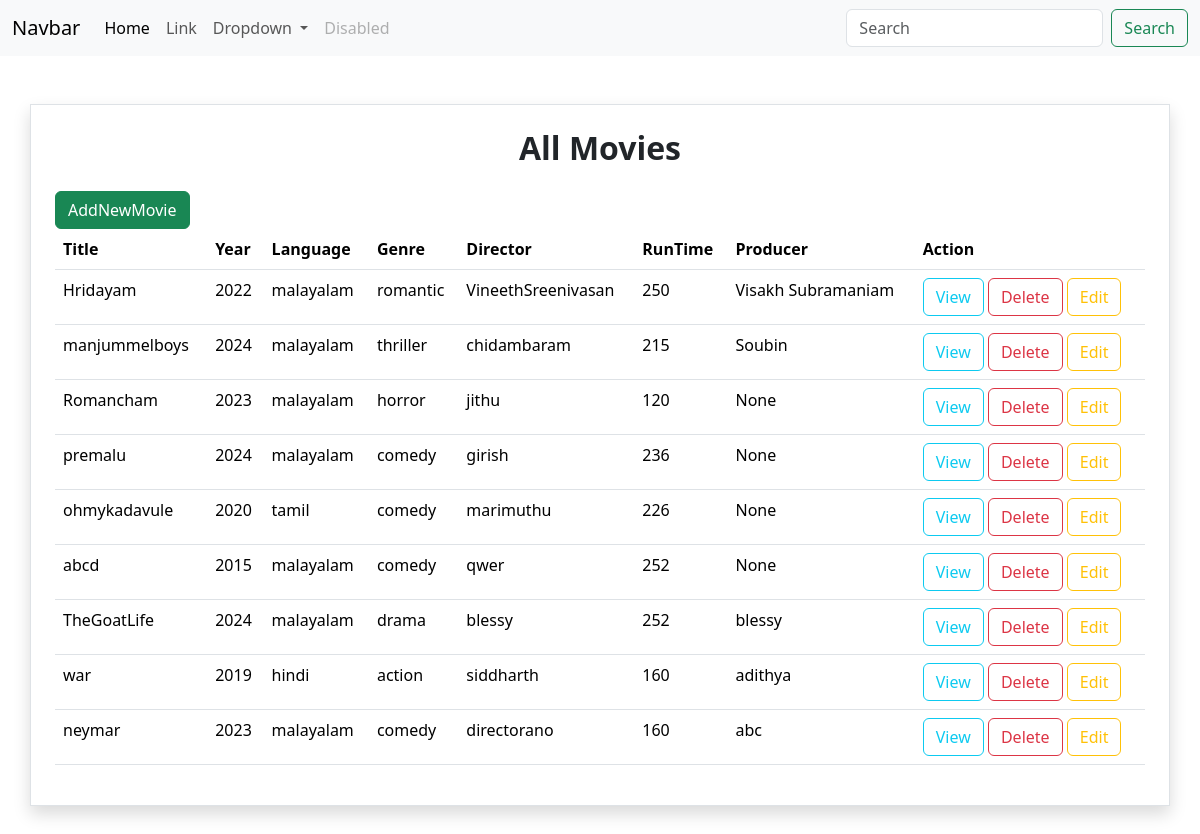
The app's page /movie/all/ with its own data.
### myapp/models.py (models this page shows)
class Movie(models.Model):
    title=models.CharField(max_length=200)
    year=models.CharField(max_length=200)
    director=models.CharField(max_length=200)
    run_time=models.PositiveIntegerField()
    language=models.CharField(max_length=200)
    genre=models.CharField(max_length=200)
    producer=models.CharField(max_length=200,null=True)
    def __str__(self):
        return self.title

### myapp/views.py (the view)
# urls.py: path('movie/all/',views.MovieListView.as_view(),name="movie-list"),
class MovieListView(View):
    def get(self,request,*args,**kwargs):
        qs=Movie.objects.all()
        return render(request,"movie_list.html",{"data":qs})

### myapp/templates/movie_list.html (shortened to what this page needs)
{%extends 'base.html'%}
{%block main_block%}
    <div class="container p-4 border shadow mt-5 mb-5">
        <h2 class="text-center mb-4"><strong>All Movies</strong></h2>
        <a href="{%url 'movie-create' %}" class="btn btn-success">AddNewMovie</a>
        <table class="table">
            <tr>
                <th>Title</th>
                <th>Year</th>
                <th>Language</th>
                <th>Genre</th>
                <th>Director</th>
                <th>RunTime</th>
                <th>Producer</th>
                <th>Action</th>
            </tr>
                {%for m in data%}
                    <tr>
                        <td>{{m.title}}</td>
                        <td>{{m.year}}</td>
                        <td>{{m.language}}</td>
                        <td>{{m.genre}}</td>
                        <td>{{m.director}}</td>
                        <td>{{m.run_time}}</td>
                        <td>{{m.producer}}</td>
                        <td>
                            <a href="{%url 'movie-detail' m.id %}" class="btn btn-outline-info">View</a>
                            <a href="{%url 'movie-delete' m.id %}" class="btn btn-outline-danger">Delete</a>
                            <a href="{%url 'movie-edit' m.id %}" class="btn btn-outline-warning">Edit</a>
                        </td>
                    </tr>
                {%endfor%}
        </table>
    </div>
{%endblock%}

### myapp/templates/base.html (shortened to what this page needs)
<!DOCTYPE html>
<html lang="en">
<head>
    <link href="https://cdn.jsdelivr.net/npm/bootstrap@5.3.3/dist/css/bootstrap.min.css" rel="stylesheet"
>
</head>
<body>
    <nav class="navbar navbar-expand-lg bg-body-tertiary">
        <div class="container-fluid">
          <a class="navbar-brand" href="#">Navbar</a>
          <div class="collapse navbar-collapse" id="navbarSupportedContent">
            <ul class="navbar-nav me-auto mb-2 mb-lg-0">
              <li class="nav-item">
                <a class="nav-link active" aria-current="page" href="#">Home</a>
              </li>
              <li class="nav-item">
                <a class="nav-link" href="#">Link</a>
              </li>
              <li class="nav-item dropdown">
                <a class="nav-link dropdown-toggle" href="#" role="button" data-bs-toggle="dropdown" aria-expanded="false">
                  Dropdown
                </a>
              </li>
              <li class="nav-item">
                <a class="nav-link disabled" aria-disabled="true">Disabled</a>
              </li>
            </ul>
            <form class="d-flex" role="search">
              <input class="form-control me-2" type="search" placeholder="Search" aria-label="Search">
              <button class="btn btn-outline-success" type="submit">Search</button>
            </form>
          </div>
        </div>
      </nav>
      {%block main_block%}
      {%endblock%}
</body>
</html>

### records on screen
Movie: title "Hridayam", year "2022", language "malayalam", genre "romantic", director "VineethSreenivasan", run_time "250", producer "Visakh Subramaniam"
Movie: title "manjummelboys", year "2024", language "malayalam", genre "thriller", director "chidambaram", run_time "215", producer "Soubin"
Movie: title "Romancham", year "2023", language "malayalam", genre "horror", director "jithu", run_time "120", producer "None"
Movie: title "premalu", year "2024", language "malayalam", genre "comedy", director "girish", run_time "236", producer "None"
Movie: title "ohmykadavule", year "2020", language "tamil", genre "comedy", director "marimuthu", run_time "226", producer "None"
Movie: title "abcd", year "2015", language "malayalam", genre "comedy", director "qwer", run_time "252", producer "None"
Movie: title "TheGoatLife", year "2024", language "malayalam", genre "drama", director "blessy", run_time "252", producer "blessy"
Movie: title "war", year "2019", language "hindi", genre "action", director "siddharth", run_time "160", producer "adithya"
Movie: title "neymar", year "2023", language "malayalam", genre "comedy", director "directorano", run_time "160", producer "abc"
